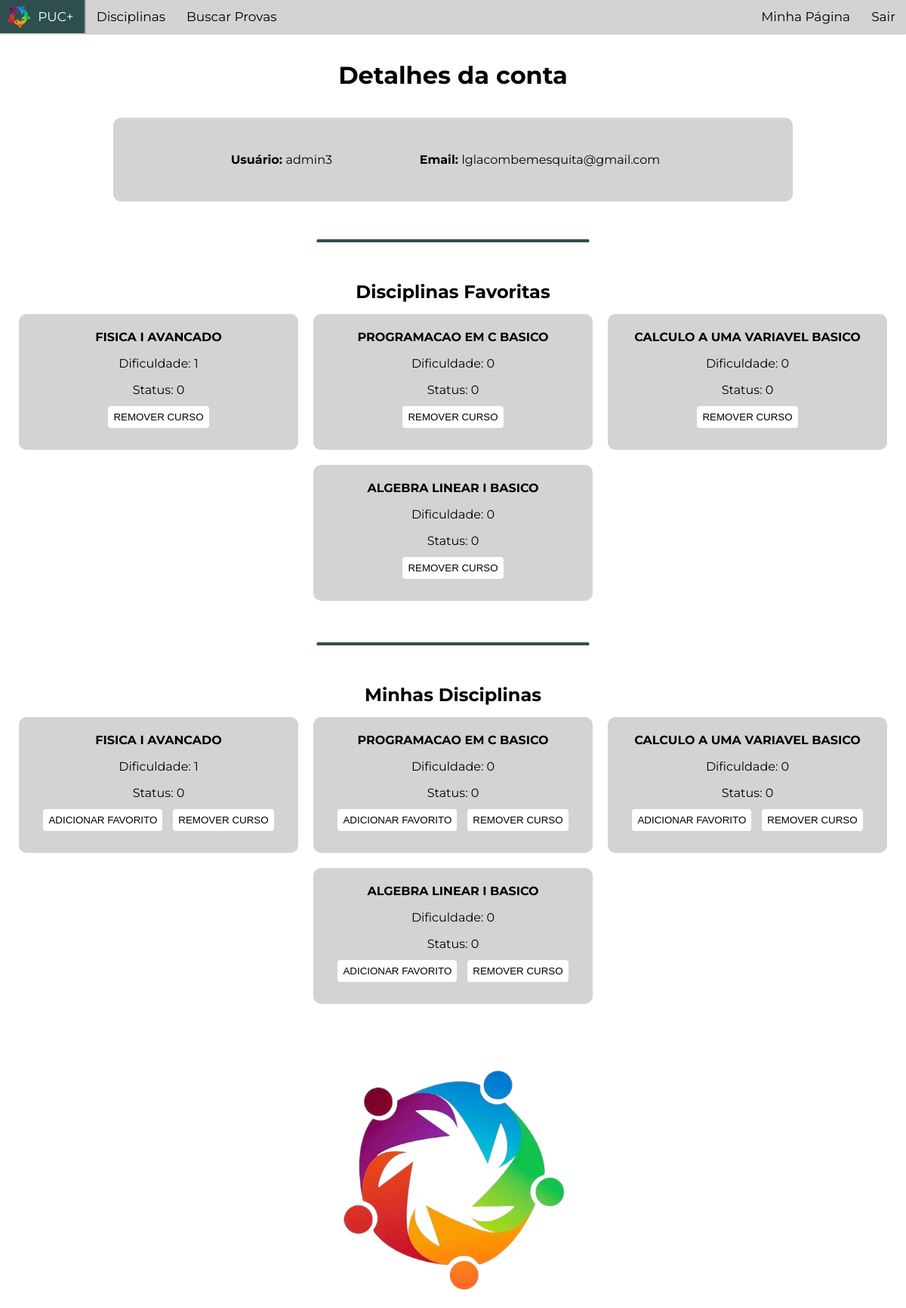
The app's page /perfil/ (signed in), older data.
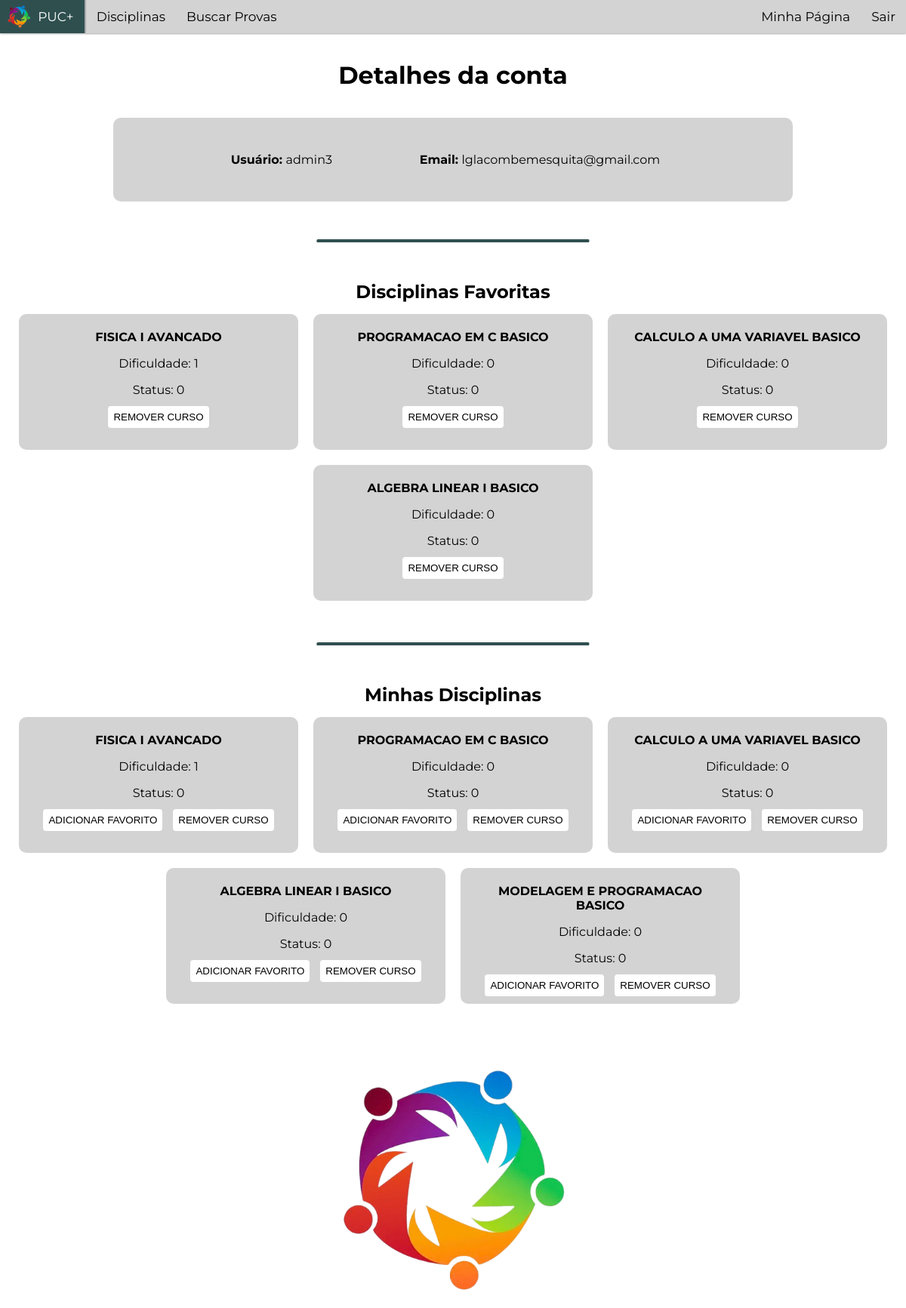
The same page, newer data.
### app/models.py (models this page shows, shortened)
class UserCourse(models.Model):
  course = models.ForeignKey(Course, on_delete=models.CASCADE)
  user = models.ForeignKey(User, on_delete=models.CASCADE)
  status = models.IntegerField(default=0)
  favorite = models.IntegerField(default = 0)
  class Meta:
    unique_together = ('user', 'course')

class Course(models.Model):
  name = models.CharField(max_length=40)
  dificulty = models.IntegerField(default=0)
  isadvanced = models.BooleanField(default=False)
  discipline = models.ForeignKey(Discipline, blank=True, null=True, on_delete = models.CASCADE)

### app/views.py (the view)
# urls.py: path('perfil/', views.perfil, name="perfil"),
@login_required
def perfil(request):
  courses = UserCourse.objects.filter(user=request.user)
  return render(request,'perfil.html', {
    'userCourse': courses,
  })

### app/models.py (called while the page is built)
  def __str__(self):
    return f"{self.name}"

### app/templates/perfil.html (shortened to what this page needs)
{% extends "layout.html" %}
{% load static %}
{% block main %}
    <h1>Detalhes da conta</h1>
    <div class="container horizontal">
        <p><b>Usuário: </b>{{ request.user.username }}</p>
        <p><b>Email: </b>{{ request.user.email }}</p>
    </div>
    <hr class="divider">
    <h2 class="central" style="margin-bottom: 10px">Disciplinas Favoritas</h2>
    <div class="horizontal-align">
        {% for course in userCourse %}
            {%if course.favorite == 1 %}
                <div class="card2"style="width:330px;">
                    <p><b><a class="slink_button" style="font-size:16px; color:black" href="/disciplinas/{{ course.course.discipline }}/aulas&listas/">{{ course.course.name }}</a></b></p>
                    <p>Dificuldade: {{ course.course.dificulty }}</p>
                    <p class="central">Status: {{ course.status }}</p>
                    <form action="/userCourse/favorite/" method="post">
                        <button class="removeCourse" type="submit">REMOVER CURSO</button>
                    </form>
                </div>
            {% endif %}
        {% endfor %}
    </div>
    <hr class="divider">
    <h2 class="central" style="margin-bottom: 10px;">Minhas Disciplinas</h2>
    <div class="horizontal-align">
        {% for course in userCourse %}
            <div class="card2" style="width:330px">
                <p><b><a class="slink_button" style="font-size:16px; color: black" href="/disciplinas/{{ course.course.discipline }}/aulas&listas/">{{ course.course.name }}</a></b></p>
                <p>Dificuldade: {{ course.course.dificulty }}</p>
                <p class="central">Status: {{ course.status }}</p>
                <div class="horizontal-align">
                    <form action="/userCourse/favorite/" method="post">
                        <button type="submit" class="addFavorite">ADICIONAR FAVORITO</button>
                    </form>
                    <form action="/userCourse/delete/">
                        <button class="removeCourse" type="submit">REMOVER CURSO</button>
                    </form>
                </div>
            </div>
        {% endfor %}
    </div>
    <img class="central" style="width: 300px; padding: 80px 0px 20px 0px" src="{% static 'LogoPUCMais.png' %}">
{% endblock %}

Row changes from the older to the newer data that the page shows:
added UserCourse: course.name "MODELAGEM E PROGRAMACAO BASICO", course.dificulty "0", status "0", shown under "Minhas Disciplinas"
